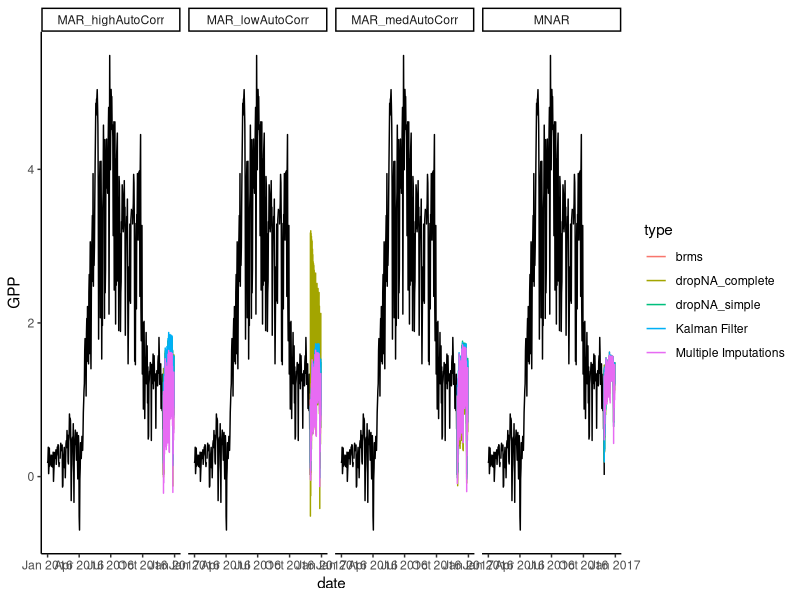
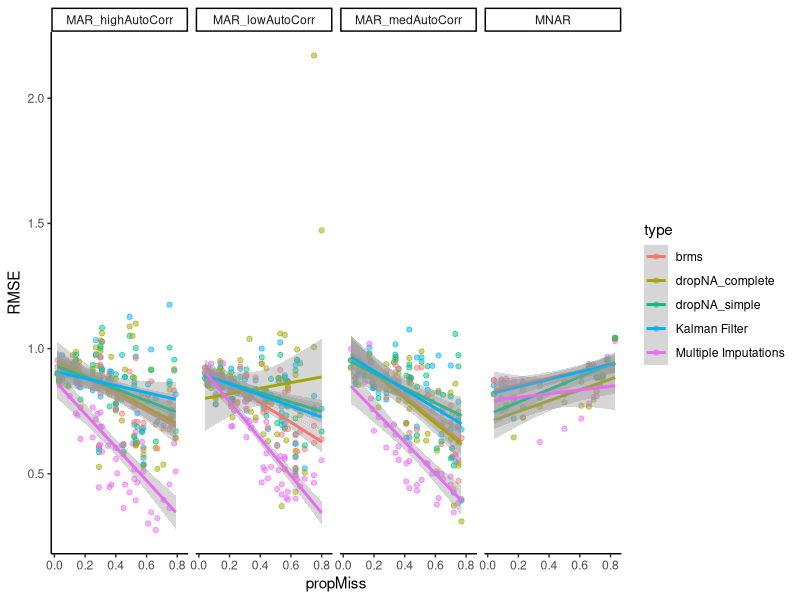

Here is the R script that generated these plots, in order:
#####
# making figures for GPP forecast RMSE 
#####

# load packages
library(tidyverse)


# read in prediction data ------------------------------------------------------------
# read in real, complete dataset
realData <- read.csv("./data/pine_river_data_prepped.csv") %>% 
  mutate(date = lubridate::as_datetime(date))

# MAR arima data
MAR_arima <- read.csv("./data/model_results/gauss_real_MAR_arima_FORECASTpreds.csv") %>% 
  rename(Estimate = pred, Est.Error = se) %>% 
  mutate(Q2.5 = NA, Q97.5 = NA) %>% 
  select(-CurSim, -X) %>% 
  relocate(missingprop_autocor, Estimate, Est.Error, Q2.5, Q97.5, date, GPP, missingness, type, run_no) %>% 
  mutate(date = lubridate::as_datetime(date))
# MAR brms data
MAR_brms <- read.csv("./data/model_results/gauss_real_MAR_brms_FORECASTpreds_normPriorNB.csv") %>% 
  mutate(date = lubridate::as_datetime(date))

# MNAR arima data
MNAR_arima <- read.csv("./data/model_results/gauss_real_MNAR_arima_FORECASTpreds.csv") %>% 
  rename(Estimate = pred, Est.Error = se) %>% 
  mutate(Q2.5 = NA, Q97.5 = NA) %>% 
  select(-CurSim, -X) %>% 
  relocate(missingprop_autocor, Estimate, Est.Error, Q2.5, Q97.5, date, GPP, missingness, type, run_no) %>% 
  mutate(date = lubridate::as_datetime(date),
         missingness = "MNAR")
# MNAR brms data
MNAR_brms <- read.csv("./data/model_results/gauss_real_MNAR_brms_FORECASTpreds_normPriorNB.csv")%>% 
  mutate(date = lubridate::as_datetime(date),
         missingness = "MNAR")

# join all data together
allDat <- rbind(MAR_arima, MAR_brms, MNAR_arima, MNAR_brms)

# remove runs w/ no missingness (missingprop_autocor = "y)
allDat <- allDat %>% 
  filter(missingprop_autocor != "y")
# reformat data -----------------------------------------------------------
# retrieve proportion missing and amount autocor from names
allDat <- allDat %>% 
  mutate(propMiss = as.numeric(str_split(missingprop_autocor, pattern = "_", simplify = TRUE)[,2]),
         amtAutoCorr = as.numeric(str_split(missingprop_autocor, pattern = "_", simplify = TRUE)[,4]))
allDat[allDat$missingness == "MNAR", "amtAutoCorr"] <- 0
# assign "bins" of autocorrelation
allDat[allDat$missingness != "MNAR" & allDat$amtAutoCorr <=0.3 & !is.na(allDat$amtAutoCorr), "missingness"] <- "MAR_lowAutoCorr"
allDat[allDat$missingness != "MNAR" & allDat$amtAutoCorr > 0.3 & allDat$amtAutoCorr < 0.6 &!is.na(allDat$amtAutoCorr), "missingness"] <- "MAR_medAutoCorr"
allDat[allDat$missingness != "MNAR" & allDat$amtAutoCorr  >= 0.6 & !is.na(allDat$amtAutoCorr), "missingness"] <- "MAR_highAutoCorr"

# calculate RMSE  ---------------------------------------------------------
RMSE <- allDat %>% 
  group_by(missingprop_autocor, missingness, type, propMiss, amtAutoCorr) %>% 
  summarise(RMSE = sqrt(mean((Estimate - GPP)^2, na.rm = TRUE)))

# add to all data df
allDat <- allDat %>% 
  left_join(RMSE)


# Make figure of predictions ----------------------------------------------

allDat_fig <- allDat 
# calculate low, med, and high autocorr
  
ggplot() + 
  facet_grid(.~as.factor(missingness)) +
  geom_line(data = realData[lubridate::month(realData$date) %in% c(lubridate::month(1:11)),], aes(x = date, y = GPP)) + 
  geom_line(data = allDat, aes(x = date, y = Estimate, col = type)) +
  theme_classic()


# RMSE figure -------------------------------------------------------------
ggplot(data = RMSE) +
  facet_grid(.~missingness) +
  geom_point(aes(x = propMiss, y = RMSE, col = type), alpha = .5) +
  geom_smooth(aes(x = propMiss, y = RMSE, col = type), method = "lm") +
  theme_classic()


      